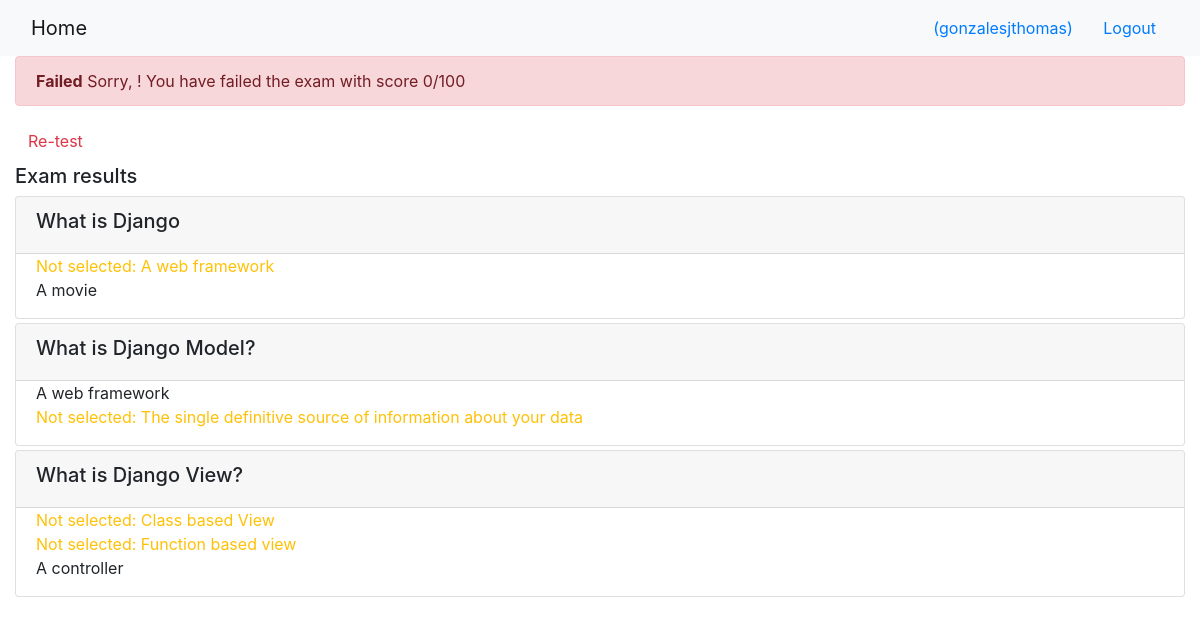
/onlinecourse/course/1/submission/1/result/ (signed in), run on the app's committed database.
### onlinecourse/models.py (models this page shows, shortened)
class Question(models.Model):
    lesson_id = models.ForeignKey(Lesson, on_delete=models.CASCADE)
    questions = models.ManyToManyField(Course)
    grade = models.IntegerField(default=0)
    question_content = models.TextField()

class Choice(models.Model):
    choice_content = models.TextField()
    is_correct = models.BooleanField()
    question = models.ForeignKey(Question, on_delete=models.CASCADE)

### onlinecourse/views.py (the view)
# urls.py: path('course/<int:course_id>/submission/<int:submission_id>/result/', views.show_exam_result, name='show_exam_result'),
def show_exam_result(request, course_id, submission_id):
    context = {}
    course = get_object_or_404(Course, pk=course_id)
    submission = Submission.objects.get(id=submission_id)
    choices = submission.choices.all()
    total_score = 0
    for choice in choices:
        if choice.is_correct:
            total_score += choice.question.grade
    context['course'] = course
    context['grade'] = total_score
    context['choices'] = choices
    return render(request, 'onlinecourse/exam_result_bootstrap.html', context)

### onlinecourse/templates/onlinecourse/exam_result_bootstrap.html (shortened to what this page needs)
<!DOCTYPE html>
<html lang="en">
<head>
    {% load static %}
    <link rel="stylesheet" href="https://maxcdn.bootstrapcdn.com/bootstrap/4.5.2/css/bootstrap.min.css">
</head>
<body>
 <nav class="navbar navbar-light bg-light">
    <div class="container-fluid">
        <div class="navbar-header">
              <a class="navbar-brand" href="{% url 'onlinecourse:index' %}">Home</a>
        </div>
        <ul class="nav navbar-nav navbar-right">
            {% if user.is_authenticated %}
            <li>
                <a class="btn btn-link" href="#">{{ user.first_name }}({{ user.username }})</a>
                <a class="btn btn-link" href="{% url 'onlinecourse:logout' %}">Logout</a>
            </li>
            {% endif %}
        </ul>
    </div>
</nav>
<div class="container-fluid">
    {% if grade >= 80 %}
    <div class="alert alert-success">
        <b>Congratulations, {{ user.first_name }}!</b> You have passed the exam and completed the course with score {{ grade }}/100
    </div>
    {% else %}
    <div class="alert alert-danger">
        <b>Failed</b> Sorry, {{ user.first_name }}! You have failed the exam with score {{ grade }}/100
    </div>
    <a class="btn btn-link text-danger" href="{% url 'onlinecourse:course_details' course.id %}">Re-test</a>
    {% endif %}
    <div class="card-columns-vertical mt-1">
        <h5 class="">Exam results</h5>
        {% for question in course.question_set.all %}
        <div class="card mt-1">
            <div class="card-header"><h5>{{ question.question_content }}</h5></div>
            <div class="form-group">
                {% for choice in question.choice_set.all %}
                <div class="form-check">
                    {% if choice.is_correct and choice in choices %}
                    <div class="text-success">Correct answer: {{ choice.choice_content }}</div>
                    {% else %}{% if choice.is_correct and not choice in choices %}
                    <div class="text-warning">Not selected: {{ choice.choice_content }}</div>
                    {% else %}{% if not choice.is_correct and choice in choices %}
                    <div class="text-danger">Wrong answer: {{ choice.choice_content }}</div>
                    {% else %}
                    <div>{{ choice.choice_content }}</div>
                    {% endif %}{% endif %}{% endif %}
                </div>
                {% endfor %}
            </div>
        </div>
        {% endfor %}
    </div>
</div>
</body>
</html>

### data on the page
Question: question_content "What is Django"
Choice: choice_content "A web framework"
Choice: choice_content "A movie"
Question: question_content "What is Django Model?"
Choice: choice_content "A web framework"
Choice: choice_content "The single definitive source of information about your data"
Question: question_content "What is Django View?"
Choice: choice_content "Class based View"
Choice: choice_content "Function based view"
Choice: choice_content "A controller"

### other printed values
{{ user.username }} "gonzalesjthomas"
{{ grade }} "0"
